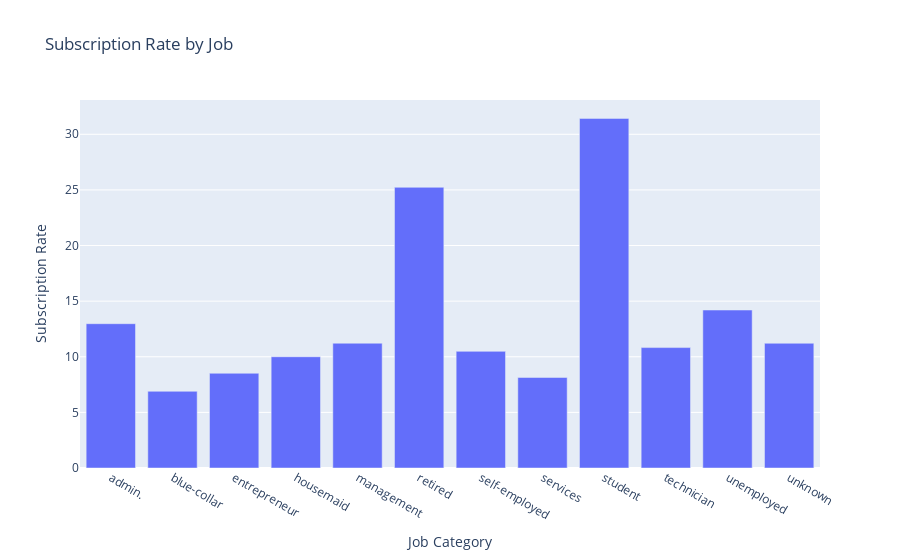

This figure's notebook cell:
### Code cell
job_response_pct = df.groupby('job')['response'].mean() * 100

fig = go.Figure(data=[go.Bar(x=job_response_pct.index, y=job_response_pct.values)])
fig.update_layout(title='Subscription Rate by Job', xaxis_title='Job Category', yaxis_title='Subscription Rate')

fig.show()

### Figure 1 — Plotly figure (JSON) as saved in the notebook; plotly's stock layout.template omitted (floating-point values rounded to 4 significant figures)
{"data": [{"type": "bar", "x": ["admin.", "blue-collar", "entrepreneur", "housemaid", "management", "retired", "self-employed", "services", "student", "technician", "unemployed", "unknown"], "y": [12.97, 6.894, 8.516, 10, 11.22, 25.23, 10.49, 8.138, 31.43, 10.83, 14.2, 11.21]}], "layout": {"title": {"text": "Subscription Rate by Job"}, "xaxis": {"title": {"text": "Job Category"}}, "yaxis": {"title": {"text": "Subscription Rate"}}}}
